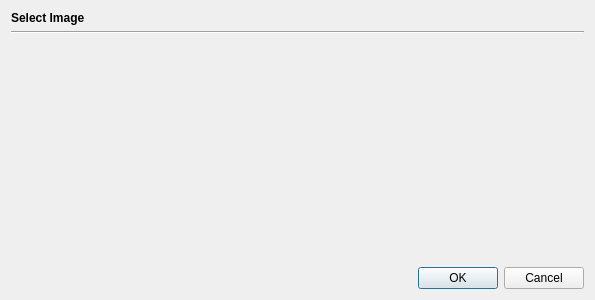
<?xml version="1.0" encoding="UTF-8"?>
<ui version="4.0">
 <class>ImageSelectDialog</class>
 <widget class="QDialog" name="ImageSelectDialog">
  <property name="geometry">
   <rect>
    <x>0</x>
    <y>0</y>
    <width>595</width>
    <height>300</height>
   </rect>
  </property>
  <property name="windowTitle">
   <string>Dialog</string>
  </property>
  <layout class="QVBoxLayout" name="verticalLayout">
   <item>
    <widget class="QLabel" name="titleLabel">
     <property name="font">
      <font>
       <weight>75</weight>
       <bold>true</bold>
      </font>
     </property>
     <property name="text">
      <string>Select Image</string>
     </property>
    </widget>
   </item>
   <item>
    <widget class="Line" name="line">
     <property name="orientation">
      <enum>Qt::Horizontal</enum>
     </property>
    </widget>
   </item>
   <item>
    <widget class="ImageSelectWidget" name="imageSelectWidget" native="true">
     <property name="sizePolicy">
      <sizepolicy hsizetype="Preferred" vsizetype="Preferred">
       <horstretch>0</horstretch>
       <verstretch>1</verstretch>
      </sizepolicy>
     </property>
    </widget>
   </item>
   <item>
    <widget class="QDialogButtonBox" name="buttonBox">
     <property name="orientation">
      <enum>Qt::Horizontal</enum>
     </property>
     <property name="standardButtons">
      <set>QDialogButtonBox::Cancel|QDialogButtonBox::Ok</set>
     </property>
    </widget>
   </item>
  </layout>
 </widget>
 <customwidgets>
  <customwidget>
   <class>ImageSelectWidget</class>
   <extends>QWidget</extends>
   <header>dialogs/imageselectwidget.h</header>
   <container>1</container>
  </customwidget>
 </customwidgets>
 <resources/>
 <connections>
  <connection>
   <sender>buttonBox</sender>
   <signal>accepted()</signal>
   <receiver>ImageSelectDialog</receiver>
   <slot>accept()</slot>
   <hints>
    <hint type="sourcelabel">
     <x>248</x>
     <y>254</y>
    </hint>
    <hint type="destinationlabel">
     <x>157</x>
     <y>274</y>
    </hint>
   </hints>
  </connection>
  <connection>
   <sender>buttonBox</sender>
   <signal>rejected()</signal>
   <receiver>ImageSelectDialog</receiver>
   <slot>reject()</slot>
   <hints>
    <hint type="sourcelabel">
     <x>316</x>
     <y>260</y>
    </hint>
    <hint type="destinationlabel">
     <x>286</x>
     <y>274</y>
    </hint>
   </hints>
  </connection>
 </connections>
</ui>
